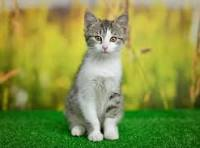
#> input picture data/images/cat1.png, 200 x 148 px; its folder holds only this picture in this run
$ python -i extractor.py   (imports and definitions only)   (older library calls are emulated)
#> lines starting #> are read from the running program, lines starting #| are printed output that depends on the picture
import cv2
import numpy as np
from skimage.exposure import exposure
from skimage.restoration import denoise_wavelet

from app.service.feature.image.features import extract_features
from app.service.feature.image.segmentation import segment_image_result
from app.service.feature.preprocessor import logger


def transform(image_path: str) -> np.ndarray:
#> called with image_path = '../../../../data/images/cat1.png'
    image = cv2.imread(image_path, cv2.IMREAD_UNCHANGED)
#> image is the input picture: shape (148, 200, 3); mean B, G, R 68.3, 145.9, 132.6

    if image is None:
        raise FileNotFoundError(f"Unable to read image: {image_path}")

    if image.ndim == 3:
        image = cv2.cvtColor(image, cv2.COLOR_BGR2GRAY)
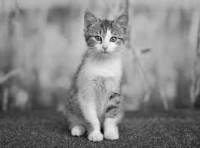
#> image: shape (148, 200); min 1, max 255, mean 133.1

    image = cv2.resize(
        image,
        (256, 256),
        interpolation=cv2.INTER_AREA,
    )
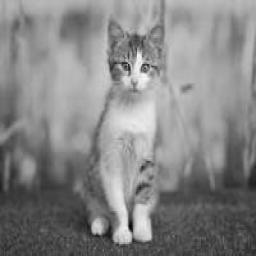
#> image: shape (256, 256); min 2, max 255, mean 133

    return image.astype("uint8")


def denoise(image: np.ndarray) -> np.ndarray:
    denoised_image = denoise_wavelet(
        image,
        channel_axis=None,
        rescale_sigma=True,
    )

    denoised_image = denoised_image * 255.0
    return np.clip(denoised_image, 0, 255).astype("uint8")


def normalize(denoised_image: np.ndarray) -> np.ndarray:
    return cv2.normalize(
        denoised_image,
        None,
        alpha=0,
        beta=255,
        norm_type=cv2.NORM_MINMAX,
        dtype=cv2.CV_8U,
    )


def histogram_equalize(normalized_image: np.ndarray) -> np.ndarray:
    equalized_image = exposure.equalize_hist(normalized_image) * 255.0
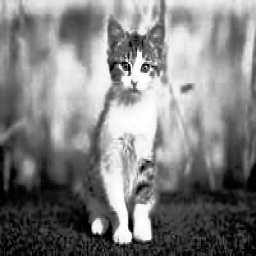
#> equalized_image: shape (256, 256) float64; min 0.00389, max 255, mean 128.5
    equalized_image = np.clip(equalized_image, 0, 255).astype("uint8")

    return cv2.cvtColor(
        equalized_image,
        cv2.COLOR_GRAY2BGR,
    )
#> returned value: shape (256, 256, 3)


def preprocess_image(image_path: str) -> np.ndarray:
    return histogram_equalize(
        normalize(
            denoise(
                transform(image_path)
            )
        )
    )


# [45 lines left out: functions segment, extract_image_features, not called in this run]

>>> result = preprocess_image('../../../../data/images/cat1.png')
